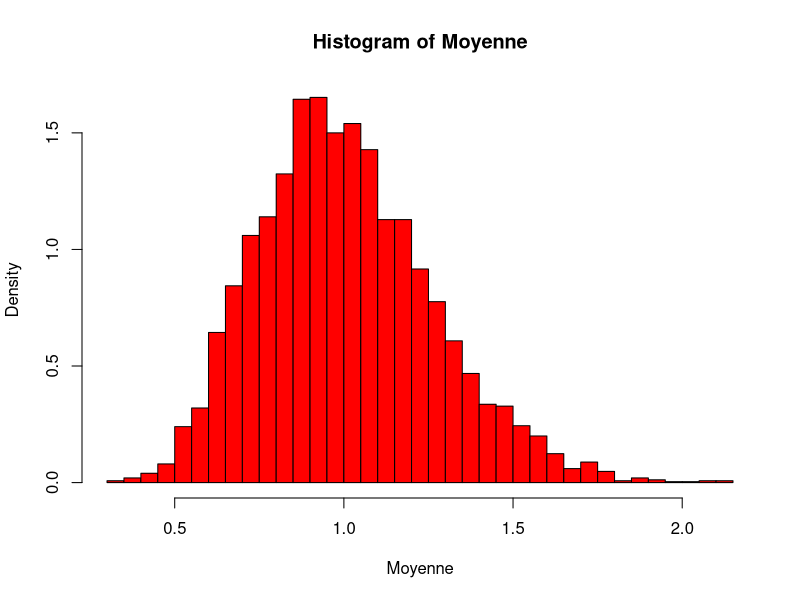
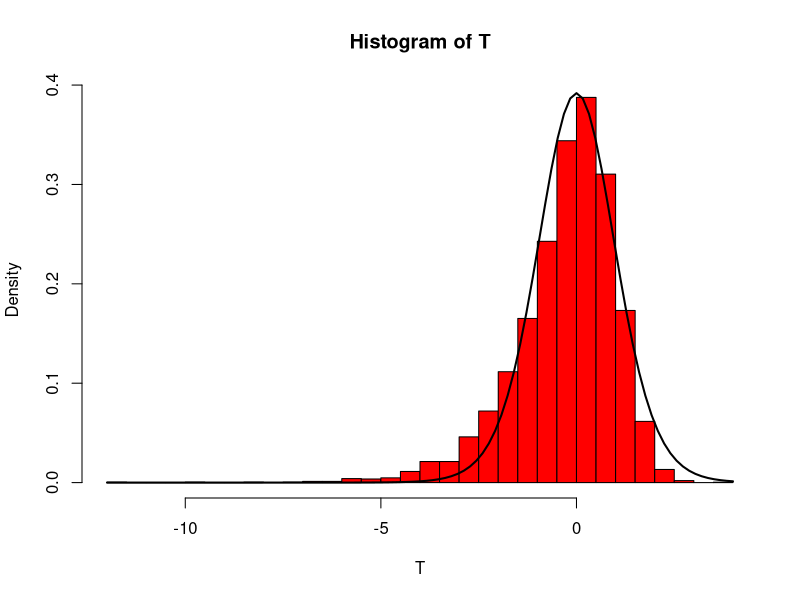
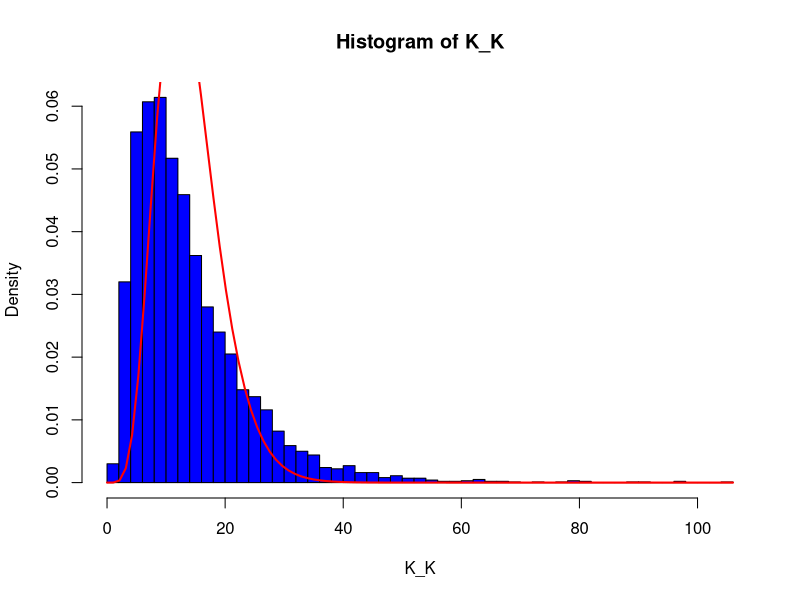

Write the R code that produced these figures, in order.
# Exercice 2:
  # 1- Calcul de la moyenne, de la variance et representation graphique
  M=5000; n=15; lambda=1
  Realisation=matrix(ncol=n, nrow=M)
  Moyenne = c()
  Variance = c()
  for (i in 1:M){
    Realisation[i,]=rexp(n,lambda)
    Moyenne[i] = mean(Realisation[i, ])
    Variance[i] = var(Realisation[i,])
  }

  hist(Moyenne, col='red', breaks=50, probability = TRUE)
  # le graphique ressemble a un gaussienne

  # 2- calcul des proportions
  A = Moyenne[Moyenne <= 1.5 & Moyenne >= 0.8]
  B = Variance[Variance <= 3 & Variance >= 1]
  C = Variance[Variance <= 3 & Variance >= 1 & Moyenne <= 1.5 & Moyenne >= 0.8]
  (P_A = length(A)/M); (P_B = length(B)/M); (P_C = length(C)/M); (P_B*P_A)
  
# 3- Commentaire
  # P_C != P_A*P_B les evenements A te B ne sont pas independants
  
# 4- Coefficient de correlation
  cor(Moyenne, Variance)
# ce coefficient est grand
  
# 5- On definit T
  T = sqrt(n)*(Moyenne - 1)/(sqrt(Variance))
  hist(T, col='red', breaks=50, proba=TRUE)
  curve(dt(x, df=14),col="black",lwd = 2,add=TRUE)
  # le graphe de T ressemble a celui de la densite de la 
  # loi exponentielle
  
# 6- On definit la variable
  K_K=(n - 1)*Variance/(lambda*lambda)
  hist(K_K, col='blue', breaks=50, proba=TRUE)
  curve(dchisq(x, df=14),col="red",lwd = 2,add=TRUE)
  # le graphique ressemble plus ou moins à celui de la densite de la 
  # loi de Khi-deux
# 7- calcul de P(X > 1,5+3 | X > 1,5) = P(X> 1,5+3)/P(X> 1,5)
  N=75000;
  Test = rbind(Realisation[,1:15]); length(Test)
  length(Test[(Test> 4.5)])/length(Test[(Test>1.5)]) #   0.05188369
  length(Test[(Test> 3)])/N #  0.04990667
  
  
  (1-pexp(4.5, rate=1))/(1-pexp(1.5, rate=1))  #  0.04978707
  (1-pexp(3, rate=1))  #  0.04978707 
